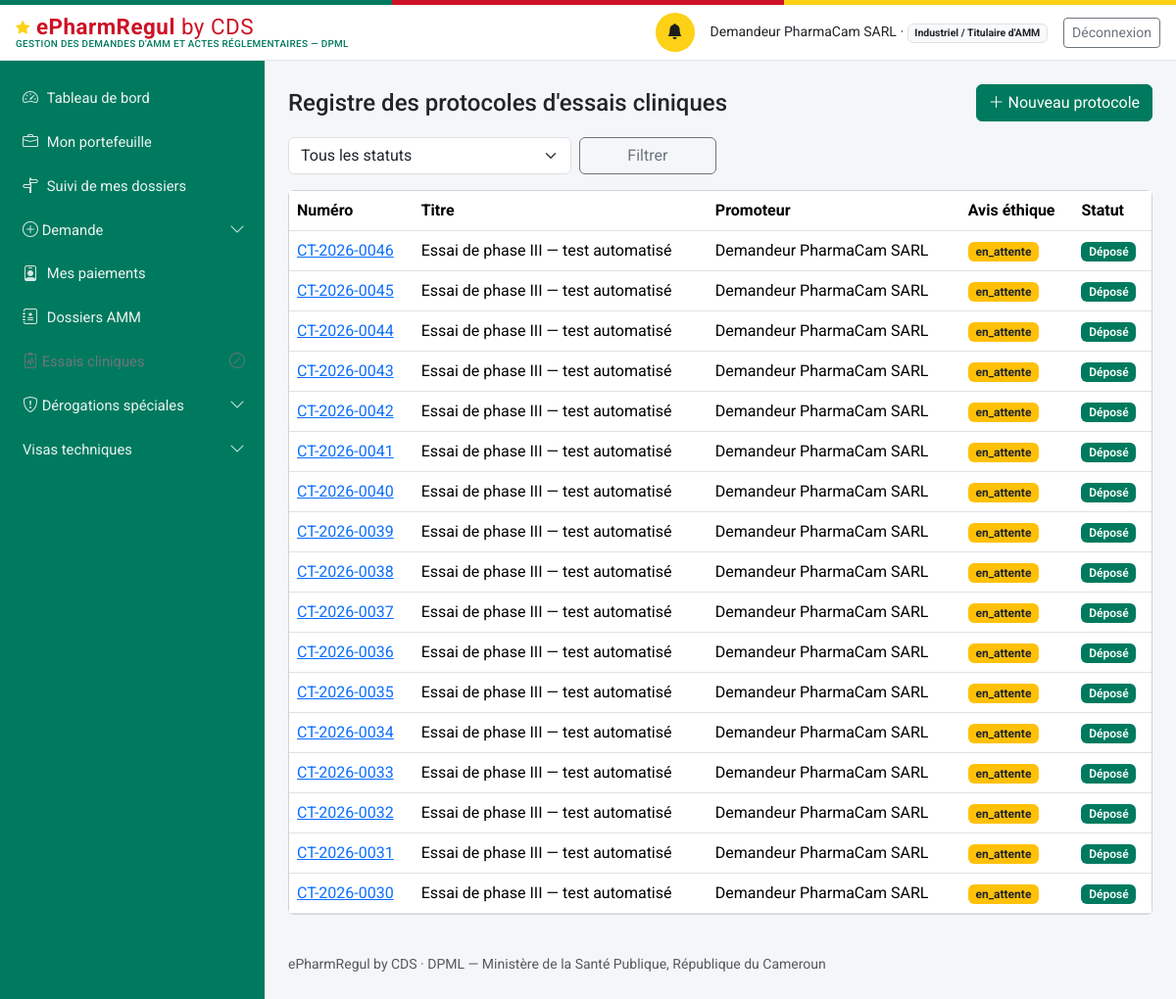
/protocoles (signed in), run on the app's committed database.
### models.py (models this page shows, shortened)
class Personne(db.Model):
    id = db.Column(db.Integer, primary_key=True)
    nom_complet = db.Column(db.String(200), nullable=False)
    email = db.Column(db.String(150), unique=True, nullable=False)  # identifiant de connexion
    password_hash = db.Column(db.String(255), nullable=False)
    role_systeme = db.Column(db.String(50), nullable=False)
    etablissement_rattachement_id = db.Column(db.Integer, db.ForeignKey("etablissement.id"), nullable=True)
    contact = db.Column(db.String(200))
    statut_compte = db.Column(db.String(20), nullable=False, default="actif")
    date_creation = db.Column(db.DateTime, default=datetime.utcnow)
    etablissement = db.relationship("Etablissement", foreign_keys=[etablissement_rattachement_id])
    @property
    def role_label(self):
        from permissions import ROLES
        return ROLES.get(self.role_systeme, self.role_systeme)
    @property
    def niveau(self):
        from permissions import niveau
        return niveau(self)
    @property
    def est_externe(self):
        from permissions import est_externe
        return est_externe(self.role_systeme)

class ProtocoleEssaiClinique(db.Model):
    id = db.Column(db.Integer, primary_key=True)
    numero = db.Column(db.String(30), unique=True, nullable=False)  # CT-{annee}-{seq4}
    titre = db.Column(db.String(300), nullable=False)
    promoteur_id = db.Column(db.Integer, db.ForeignKey("personne.id"), nullable=False)
    produit_etudie_id = db.Column(db.Integer, db.ForeignKey("produit.id"), nullable=True)
    reference_comite_ethique = db.Column(db.String(150), nullable=True)
    statut_avis_ethique = db.Column(db.String(20), nullable=False, default="en_attente")
    statut = db.Column(db.String(30), nullable=False, default="depose")
    motif_decision = db.Column(db.Text, nullable=True)
    date_depot = db.Column(db.DateTime, nullable=True)
    date_decision = db.Column(db.DateTime, nullable=True)
    date_validite = db.Column(db.Date, nullable=True)
    date_limite_reponse_complement = db.Column(db.DateTime, nullable=True)
    amendements_json = db.Column(db.Text, default="[]")
    rapports_etape_json = db.Column(db.Text, default="[]")
    date_creation = db.Column(db.DateTime, default=datetime.utcnow)
    date_maj = db.Column(db.DateTime, default=datetime.utcnow, onupdate=datetime.utcnow)
    promoteur = db.relationship("Personne", foreign_keys=[promoteur_id])
    produit_etudie = db.relationship("Produit", foreign_keys=[produit_etudie_id])
    sites_investigation = db.relationship("Etablissement", secondary="protocole_site", lazy="subquery")
    @property
    def amendements(self):
        return json.loads(self.amendements_json or "[]")
    @property
    def rapports_etape(self):
        return json.loads(self.rapports_etape_json or "[]")

### routes_ct.py (the view)
@ct_bp.route("/protocoles")
@login_required
def registre():
    executer_verifications_delais_ct()
    u = current_user()
    q = ProtocoleEssaiClinique.query
    if u.role_systeme in ("demandeur_externe", "promoteur_essai"):
        import espace_industriel as esp
        q = q.filter(ProtocoleEssaiClinique.promoteur_id.in_(
            esp.personnes_de_la_societe(u)))
    elif u.role_systeme not in ROLES_CT_INTERNES:
        abort(403)
    statut = request.args.get("statut", "")
    if statut:
        q = q.filter_by(statut=statut)
    protocoles = q.order_by(ProtocoleEssaiClinique.date_creation.desc()).all()
    return render_template("essais_cliniques/registre.html", protocoles=protocoles, statut=statut)

### auth.py (called while the page is built)
def current_user():
    uid = session.get("user_id")
    if not uid:
        return None
    return db.session.get(Personne, uid)

def login_required(view):
    @wraps(view)
    def wrapped(*a, **kw):
        if not current_user():
            return redirect(url_for("login", next=request.path))
        return view(*a, **kw)
    return wrapped

### delais.py (called while the page is built, shortened)
def get_parametre(module, cle, default=None):
    p = ParametreModule.query.filter_by(module=module, cle=cle).first()
    return p.valeur if p else default

def executer_verifications_delais_ct():
    from workflow_ct import cloturer_si_delai_depasse
    from models import ProtocoleEssaiClinique
    for protocole in ProtocoleEssaiClinique.query.filter_by(statut="complement_requis").all():
        cloturer_si_delai_depasse(protocole)
    rappel_jours = int(get_parametre("CT", "rappel_rapport_etape_j_avant", default=15))
    db.session.commit()

### espace_industriel.py (called while the page is built)
def personnes_de_la_societe(user):
    if user is None:
        return []
    if not user.etablissement_rattachement_id:
        return [user.id]
    return [p.id for p in Personne.query.filter_by(
        etablissement_rattachement_id=user.etablissement_rattachement_id).all()]

### matrice_acces.py (called while the page is built, shortened)
def profil(utilisateur):
    if utilisateur is None:
        return None
    return PROFILS_DEMANDEUR.get(utilisateur.role_systeme)

def acte_concerne(utilisateur, code_acte):
    fiche = profil(utilisateur)
    if fiche is None:
        return True
    return code_acte in fiche["actes"]

def motif_indisponible(utilisateur):
    fiche = profil(utilisateur)
    return MOTIF_HORS_PROFIL.format(
        profil=fiche["libelle"] if fiche else "—")

def _admis(entree, utilisateur, drapeaux):
    if utilisateur is None:
        return False
    role = utilisateur.role_systeme
    externe = est_externe(role)
    if externe:
        profils = entree.get("profils", ())
        if not profils:
            return False
        if "*" not in profils and "*externe*" not in profils \
                and role not in profils:
            return False
    condition = entree.get("condition")
    if condition and externe and not drapeaux.get(condition):
        return False
    return True

### paiements.py (called while the page is built)
def _representant_etablissement(etablissement_id):
    return (Personne.query
            .filter(Personne.etablissement_rattachement_id == etablissement_id,
                    Personne.role_systeme.in_(_PROFILS_REPRESENTANTS),
                    Personne.statut_compte == "actif")
            .first())

### templates/essais_cliniques/registre.html (shortened to what this page needs)
{% extends "base.html" %}
{% block content %}
<div class="d-flex justify-content-between align-items-center mb-3">
  <h4 class="mb-0">Registre des protocoles d'essais cliniques</h4>
  {% if current_user.role_systeme in ("demandeur_externe", "administrateur_dpml") %}
  <a href="{{ url_for('ct.nouveau') }}" class="btn btn-primary"><i class="bi bi-plus-lg"></i> Nouveau protocole</a>
  {% endif %}
</div>
<form method="get" class="row g-2 mb-3" role="search">
  <div class="col-md-4">
    <select class="form-select" id="statut" name="statut">
      <option value="">Tous les statuts</option>
    </select>
  </div>
  <div class="col-md-2"><button class="btn btn-outline-secondary w-100">Filtrer</button></div>
</form>
<div class="card">
  <div class="table-responsive">
    <table class="table table-hover align-middle mb-0">
      <thead><tr><th>Numéro</th><th>Titre</th><th>Promoteur</th><th>Avis éthique</th><th>Statut</th></tr></thead>
      <tbody>
        {% for p in protocoles %}
        <tr>
          <td><a href="{{ url_for('ct.fiche', id=p.id) }}">{{ p.numero }}</a></td>
          <td>{{ p.titre }}</td>
          <td>{{ p.promoteur.nom_complet }}</td>
          <td><span class="badge {{ 'bg-success' if p.statut_avis_ethique == 'favorable' else ('bg-danger' if p.statut_avis_ethique == 'defavorable' else 'bg-warning text-dark') }}">
            {{ p.statut_avis_ethique }}</span></td>
          <td><span class="badge bg-primary badge-statut">{{ STATUTS_CT.get(p.statut, p.statut) }}</span></td>
        </tr>
        {% else %}
        <tr><td colspan="5" class="text-center text-muted py-4">Aucun résultat ne correspond à ces critères.</td></tr>
        {% endfor %}
      </tbody>
    </table>
  </div>
</div>
{% endblock %}

### templates/base.html (shortened to what this page needs)
<!doctype html>
<html lang="fr">
<head>
<link href="https://cdn.jsdelivr.net/npm/bootstrap@5.3.3/dist/css/bootstrap.min.css" rel="stylesheet">
<link href="https://cdn.jsdelivr.net/npm/bootstrap-icons@1.11.3/font/bootstrap-icons.css" rel="stylesheet">
<link href="{{ url_for('static', filename='css/style.css') }}" rel="stylesheet">
</head>
<body>
<div class="sireph-flagbar" aria-hidden="true"><span></span><span></span><span></span></div>
<header class="sireph-topbar">
  <div class="container-fluid px-3 py-2 d-flex align-items-center justify-content-between">
    <div class="d-flex align-items-center gap-2">
      <a class="sireph-brand" href="{{ current_user and url_for('dashboard') or url_for('login') }}">
        <i class="bi bi-star-fill"></i> ePharmRegul <span class="fw-normal">by CDS</span>
        <small>Gestion des demandes d'AMM et actes réglementaires — DPML</small>
      </a>
    </div>
    {% if current_user %}
    <div class="d-flex align-items-center gap-3">
      <a href="{{ url_for('notifications_liste') }}" class="sireph-icon-btn" title="Notifications" aria-label="Notifications">
        <i class="bi bi-bell-fill"></i>
      </a>
      <span class="small d-none d-md-inline">{{ current_user.nom_complet }} ·
        <span class="badge bg-light text-dark border">{{ current_user.role_label }}</span></span>
      <a href="{{ url_for('logout') }}" class="btn btn-sm btn-outline-secondary">Déconnexion</a>
    </div>
    {% endif %}
  </div>
</header>
<div class="sireph-layout">
  {% if current_user %}
  <nav id="sireph-sidebar" class="offcanvas-lg offcanvas-start sireph-sidebar" tabindex="-1"
       aria-label="Navigation principale">
    <div class="offcanvas-body d-flex flex-column p-0">
      <ul class="nav nav-pills flex-column">
        {% for e in menu %}
        {% if e.enfants %}
        <li class="nav-item">
          <a class="nav-link d-flex align-items-center justify-content-between
                    {{ 'active' if e.actif }} {{ 'disabled text-secondary' if not e.accessible }}"
             {% if e.accessible %}
             data-bs-toggle="collapse" href="#groupe-{{ e.code }}" role="button"
             aria-expanded="{{ 'true' if e.ouvert else 'false' }}"
             aria-controls="groupe-{{ e.code }}"
             {% else %}
             href="#" tabindex="-1" aria-disabled="true"
             title="{{ e.motif }}" data-bs-toggle="tooltip"
             onclick="return false;"
             {% endif %}>
            <span><i class="bi {{ e.icone }}"></i> {{ e.libelle }}</span>
            {% if e.accessible %}
            <i class="bi bi-chevron-down small sireph-chevron"></i>
            {% else %}
            <i class="bi bi-slash-circle small" aria-hidden="true"></i>
            {% endif %}
          </a>
        </li>
        {% else %}
        <li class="nav-item">
          <a class="nav-link {{ 'active' if e.actif }}
                    {{ 'disabled text-secondary' if not e.accessible }}"
             {% if e.accessible %}href="{{ e.href }}"
             {% else %}href="#" tabindex="-1" aria-disabled="true"
             title="{{ e.motif }}" data-bs-toggle="tooltip"
             onclick="return false;"{% endif %}>
            <i class="bi {{ e.icone }}"></i> {{ e.libelle }}
          </a>
        </li>
        {% endif %}
        {% endfor %}
      </ul>
    </div>
  </nav>
  {% endif %}
  <main id="contenu-principal" class="sireph-content">
    {% block content %}{% endblock %}
    <footer class="text-muted small py-4 mt-3">
      ePharmRegul by CDS · DPML — Ministère de la Santé Publique, République du Cameroun
    </footer>
  </main>
</div>
</body>
</html>

### static/css/style.css (style rules this page uses)
:root { --cm-green: #007a5e; --cm-green-dark: #00553f; --cm-red: #ce1126; --cm-yellow: #fcd116; }
body { background-color: #f4f6f8; font-family: "Roboto", -apple-system, BlinkMacSystemFont, "Segoe UI", Arial, sans-serif; }
.sireph-flagbar { height: 5px; display: flex; }
.sireph-flagbar span { flex: 1 1 0; }
.sireph-flagbar span:nth-child(1) { background-color: var(--cm-green); }
.sireph-flagbar span:nth-child(2) { background-color: var(--cm-red); }
.sireph-flagbar span:nth-child(3) { background-color: var(--cm-yellow); }
.sireph-topbar { background-color: #ffffff; border-bottom: 1px solid #e2e6ea; }
.sireph-brand { font-weight: 700; font-size: 1.4rem; color: var(--cm-red); letter-spacing: 0.5px; text-decoration: none; line-height: 1.1; }
.sireph-brand .bi-star-fill { color: var(--cm-yellow); font-size: 0.9rem; vertical-align: 2px; }
.sireph-brand small { display: block; font-size: 0.62rem; font-weight: 500; color: var(--cm-green); letter-spacing: 0.3px; text-transform: uppercase; }
.sireph-icon-btn { width: 40px; height: 40px; border-radius: 50%; display: inline-flex; align-items: center; justify-content: center; color: #1c1c1c; background-color: var(--cm-yellow); border: none; text-decoration: none; }
.sireph-layout { display: flex; align-items: stretch; min-height: calc(100vh - 63px); }
.sireph-sidebar { background-color: var(--cm-green) !important; width: 270px; flex-shrink: 0; padding: 1rem 0; }
.sireph-sidebar .nav-link { color: rgba(255, 255, 255, 0.92); padding: 0.65rem 1.25rem; border-left: 3px solid transparent; border-radius: 0; font-size: 0.92rem; display: flex; align-items: center; gap: 0.55rem; }
.sireph-sidebar .nav-link i { font-size: 1rem; opacity: 0.9; }
.sireph-content { flex: 1 1 auto; min-width: 0; padding: 1.5rem; }
.badge-statut { font-weight: 600; }
.btn-primary { --bs-btn-bg: var(--cm-green); --bs-btn-border-color: var(--cm-green); --bs-btn-hover-bg: var(--cm-green-dark); --bs-btn-hover-border-color: var(--cm-green-dark); --bs-btn-active-bg: var(--cm-green-dark); }
.badge.bg-primary { background-color: var(--cm-green) !important; }

### data on the page
Personne: nom_complet "Demandeur PharmaCam SARL", role_label "Industriel / Titulaire d'AMM"
ProtocoleEssaiClinique: numero "CT-2026-0046", titre "Essai de phase III — test automatisé", promoteur.nom_complet "Demandeur PharmaCam SARL", statut_avis_ethique "en_attente", get "Déposé"
ProtocoleEssaiClinique: numero "CT-2026-0045", titre "Essai de phase III — test automatisé", promoteur.nom_complet "Demandeur PharmaCam SARL", statut_avis_ethique "en_attente", get "Déposé"
ProtocoleEssaiClinique: numero "CT-2026-0044", titre "Essai de phase III — test automatisé", promoteur.nom_complet "Demandeur PharmaCam SARL", statut_avis_ethique "en_attente", get "Déposé"
ProtocoleEssaiClinique: numero "CT-2026-0043", titre "Essai de phase III — test automatisé", promoteur.nom_complet "Demandeur PharmaCam SARL", statut_avis_ethique "en_attente", get "Déposé"
ProtocoleEssaiClinique: numero "CT-2026-0042", titre "Essai de phase III — test automatisé", promoteur.nom_complet "Demandeur PharmaCam SARL", statut_avis_ethique "en_attente", get "Déposé"
ProtocoleEssaiClinique: numero "CT-2026-0041", titre "Essai de phase III — test automatisé", promoteur.nom_complet "Demandeur PharmaCam SARL", statut_avis_ethique "en_attente", get "Déposé"
ProtocoleEssaiClinique: numero "CT-2026-0040", titre "Essai de phase III — test automatisé", promoteur.nom_complet "Demandeur PharmaCam SARL", statut_avis_ethique "en_attente", get "Déposé"
ProtocoleEssaiClinique: numero "CT-2026-0039", titre "Essai de phase III — test automatisé", promoteur.nom_complet "Demandeur PharmaCam SARL", statut_avis_ethique "en_attente", get "Déposé"
ProtocoleEssaiClinique: numero "CT-2026-0038", titre "Essai de phase III — test automatisé", promoteur.nom_complet "Demandeur PharmaCam SARL", statut_avis_ethique "en_attente", get "Déposé"
ProtocoleEssaiClinique: numero "CT-2026-0037", titre "Essai de phase III — test automatisé", promoteur.nom_complet "Demandeur PharmaCam SARL", statut_avis_ethique "en_attente", get "Déposé"
ProtocoleEssaiClinique: numero "CT-2026-0036", titre "Essai de phase III — test automatisé", promoteur.nom_complet "Demandeur PharmaCam SARL", statut_avis_ethique "en_attente", get "Déposé"
ProtocoleEssaiClinique: numero "CT-2026-0035", titre "Essai de phase III — test automatisé", promoteur.nom_complet "Demandeur PharmaCam SARL", statut_avis_ethique "en_attente", get "Déposé"
ProtocoleEssaiClinique: numero "CT-2026-0034", titre "Essai de phase III — test automatisé", promoteur.nom_complet "Demandeur PharmaCam SARL", statut_avis_ethique "en_attente", get "Déposé"
ProtocoleEssaiClinique: numero "CT-2026-0033", titre "Essai de phase III — test automatisé", promoteur.nom_complet "Demandeur PharmaCam SARL", statut_avis_ethique "en_attente", get "Déposé"
ProtocoleEssaiClinique: numero "CT-2026-0032", titre "Essai de phase III — test automatisé", promoteur.nom_complet "Demandeur PharmaCam SARL", statut_avis_ethique "en_attente", get "Déposé"
ProtocoleEssaiClinique: numero "CT-2026-0031", titre "Essai de phase III — test automatisé", promoteur.nom_complet "Demandeur PharmaCam SARL", statut_avis_ethique "en_attente", get "Déposé"
ProtocoleEssaiClinique: numero "CT-2026-0030", titre "Essai de phase III — test automatisé", promoteur.nom_complet "Demandeur PharmaCam SARL", statut_avis_ethique "en_attente", get "Déposé"

### other printed values
{{ e.libelle }} "Tableau de bord" "Mon portefeuille" "Suivi de mes dossiers" "Mes paiements" "Dossiers AMM"
{{ e.libelle }} "Demande" "Essais cliniques" "Dérogations spéciales" "Visas techniques"
